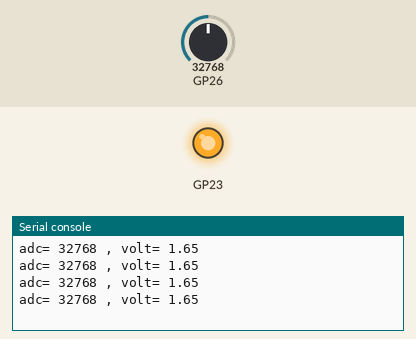
The program below on a simulated Raspberry Pi Pico running MicroPython. Shown: output pins drawn as LEDs (lit = HIGH), the last lines printed to the serial console. Inputs (shaded band) come from the test bench; at power-on: GP26 = 32768 (analog values on the 0–65535 scale).

Above: at 1.2 s.
1.3 s: GP26 set to 7864
At 1.71 s:
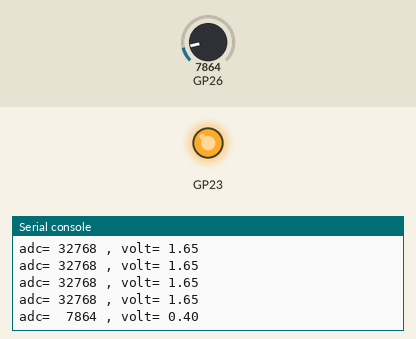
3.0 s: GP26 set to 0
At 3.21 s:
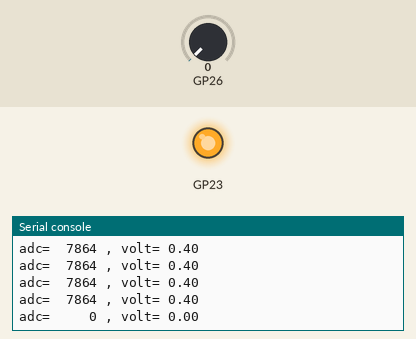

Measured:
- after the input at 1.3 s, the serial console: prints a new line after 0.20 s (image 1)
- after the input at 3.0 s, the serial console: prints a new line at once (image 2)

The program:

analog-pot.py
```python
from machine import Pin, ADC
import time

# Désactive PowerSafe (lower ripple)
Pin( 23, Pin.OUT, value=True )

a0 = ADC( Pin( Pin.board.GP26 ) )
while True:
    val = a0.read_u16()
    volt = val*3.3/65535
    print( 'adc= %5i , volt= %1.2f' % (val,volt) )
    time.sleep_ms( 300 )
```
